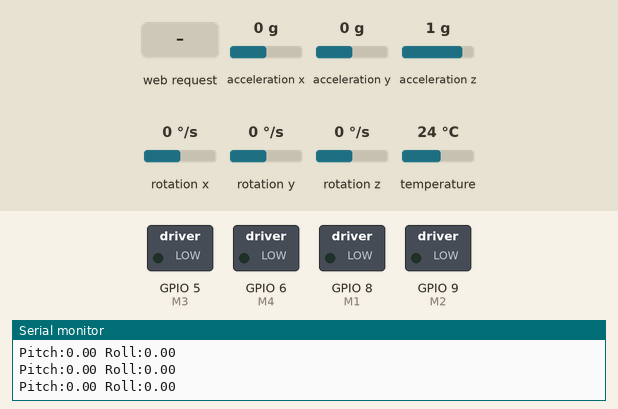
A sketch run on a simulated ESP32-S3. Parts: switched loads named in the sketch (green lamp = pin HIGH), the last lines printed to the serial monitor. The inputs (shaded band) are chosen by the test bench; at power-on: acceleration x 0 g, acceleration y 0 g, rotation y 0 °/s, acceleration z 1 g, rotation x 0 °/s, rotation z 0 °/s, temperature 24 °C.

Above: at 6.8 s.
6.9 s: HTTP request GET /toggle?val=m1 received
At 9.6 s:
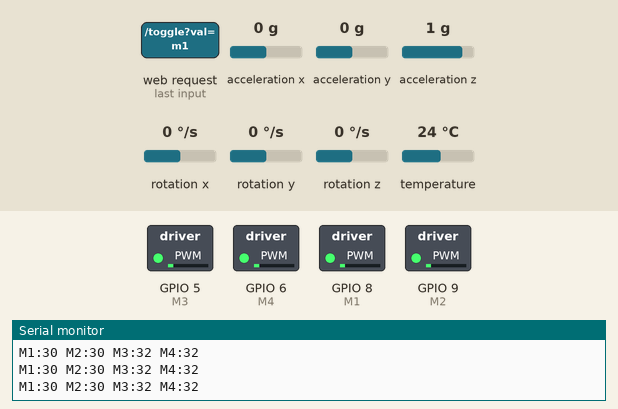
9.9 s: acceleration x set to 0.2 g
At 10.05 s:
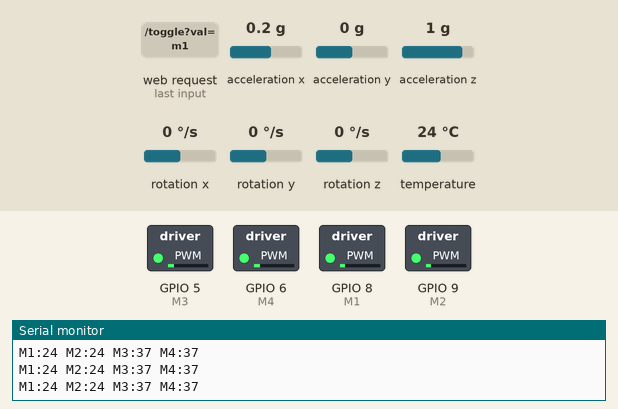
11.9 s: acceleration y set to -0.8 g
At 12.9 s:
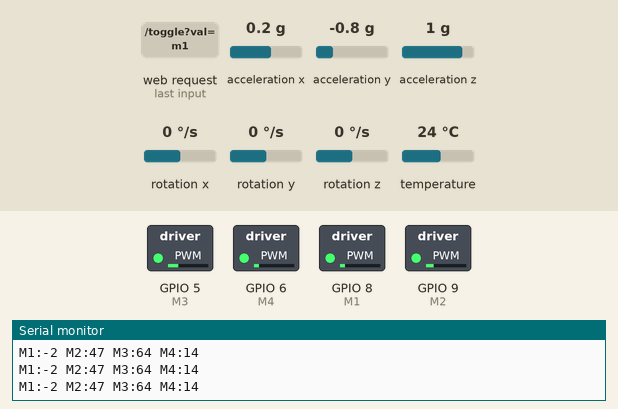
14.1 s: rotation y set to 100 °/s
At 14.25 s:
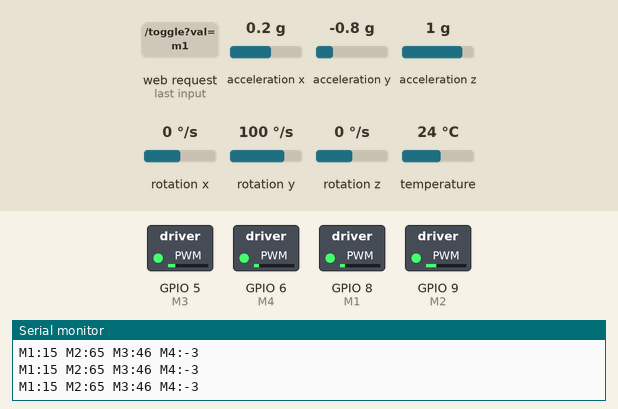
17.1 s: acceleration z set to -0.8 g
At 18.0 s:
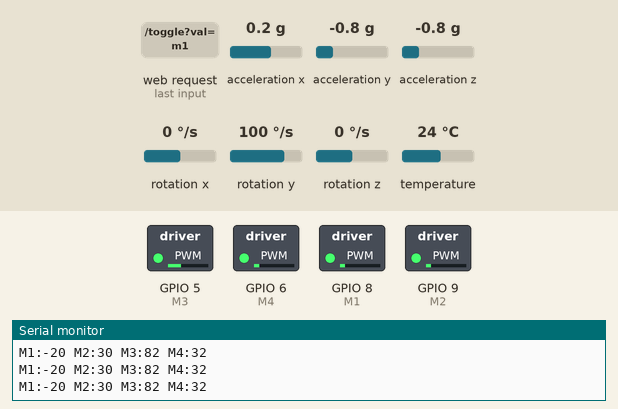
18.6 s: HTTP request GET /throttle?val=120&motor=120 received
At 19.3 s:
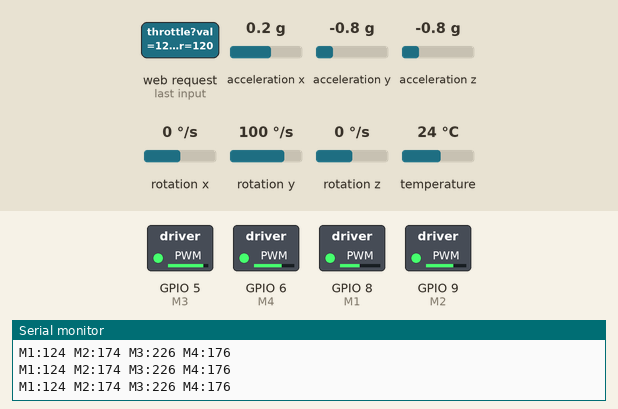
Timing chart, 0 to 21.1 s (numbered marks = the images above; inputs shaded):
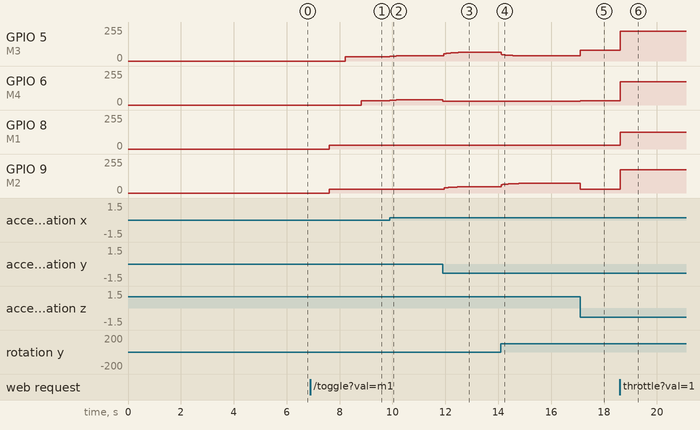

Measured:
- after the input at 6.9 s, GPIO 5 (M3): 0/255 → 32/255 after 1.3 s; GPIO 6 (M4): 0/255 → 32/255 after 1.9 s; GPIO 8 (M1), GPIO 9 (M2): 0/255 → 30/255 after 0.71 s
- after the input at 9.9 s, GPIO 5 (M3), GPIO 6 (M4): 32/255 → 36/255 at once, → 37/255 0.08 s later, → 38/255 0.16 s later, → 39/255 0.27 s later
- after the input at 11.9 s, GPIO 5 (M3): moves from 39/255 to 64/255 over 0.55 s, starting at once; GPIO 6 (M4): 39/255 → 30/255 at once; GPIO 9 (M2): moves from 30/255 to 47/255 over 0.67 s, starting after 0.05 s
- after the input at 14.1 s, GPIO 5 (M3): moves from 64/255 to 38/255 over 0.95 s, starting at once; GPIO 9 (M2): moves from 47/255 to 73/255 over 0.95 s, starting at once
- after the input at 17.1 s, GPIO 5 (M3): 38/255 → 82/255 at once; GPIO 6 (M4): 30/255 → 32/255 at once; GPIO 9 (M2): 73/255 → 30/255 at once
- after the input at 18.6 s, GPIO 5 (M3): 82/255 → 225/255 at once; GPIO 6 (M4): 32/255 → 175/255 at once; GPIO 8 (M1): 30/255 → 124/255 at once; GPIO 9 (M2): 30/255 → 173/255 at once

The sketch:

main.ino
```cpp
#include <Arduino.h>
#include <WiFi.h>
#include <WebServer.h>
#include <Update.h>
#include <Wire.h>
#include <Adafruit_MPU6050.h>
#include <Adafruit_Sensor.h>

// ===== WIFI =====
const char* ssid = "ESP_DRONE";
const char* password = "12345678";

WebServer server(80);

// ===== MPU =====
Adafruit_MPU6050 mpu;

// ===== ANGLES =====
float pitch = 0;
float roll = 0;

float pitch_offset = 0;
float roll_offset = 0;

// ===== GYRO OFFSET =====
float gx_offset = 0;
float gy_offset = 0;

// ===== TIME =====
unsigned long prevTime = 0;

// ===== FILTER =====
float alpha = 0.98;

// ===== PID =====
float Kp = 0.7;
float Kd = 0.15;

float pitch_last_error = 0;
float roll_last_error = 0;

// ===== CONTROL =====
bool motorsOn = false;

int throttlePercent = 0;

int idleSpeed = 30;
int maxLimit = 120;

// ===== PID DELAY =====
bool stabilizeReady = false;
unsigned long armTime = 0;

// ===== SEQUENTIAL START =====
int startStage = 0;

unsigned long lastStageTime = 0;

int stageDelay = 600;

// ===== GYRO SAFETY =====
bool gyroReady = false;

unsigned long gyroCheckStart = 0;

// ===== MOTOR PINS =====
int M1 = 8;
int M2 = 9;
int M3 = 5;
int M4 = 6;

// ===== MOTOR TRIM =====
int trimM1 = 0;
int trimM2 = 0;
int trimM3 = 2;
int trimM4 = 2;

// ===== WEB PAGE =====
String page = R"====(
<!DOCTYPE html>
<html>
<body style="text-align:center;font-family:sans-serif;">

<h2>Drone Control</h2>

<button onclick="fetch('/toggle')">
ARM / DISARM
</button>

<br><br>

<input type="range"
min="0"
max="100"
value="0"
oninput="setThrottle(this.value)">

<p>
Throttle:
<span id="throttleVal">0</span>%
</p>

<hr>

<h3>Motor Trim</h3>

<p>M1 Trim</p>
<input type="range" min="-20" max="20" value="0"
oninput="setTrim('m1',this.value)">
<span id="m1v">0</span>

<p>M2 Trim</p>
<input type="range" min="-20" max="20" value="0"
oninput="setTrim('m2',this.value)">
<span id="m2v">0</span>

<p>M3 Trim</p>
<input type="range" min="-20" max="20" value="2"
oninput="setTrim('m3',this.value)">
<span id="m3v">2</span>

<p>M4 Trim</p>
<input type="range" min="-20" max="20" value="2"
oninput="setTrim('m4',this.value)">
<span id="m4v">2</span>

<script>

function setThrottle(v){
  document.getElementById('throttleVal').innerText = v;
  fetch('/throttle?val=' + v);
}

function setTrim(motor,val){

  document.getElementById(motor + 'v').innerText = val;

  fetch('/trim?motor=' + motor + '&val=' + val);
}

</script>

<hr>

<h3>OTA Update</h3>

<form method='POST'
action='/update'
enctype='multipart/form-data'>

<input type='file' name='update'>
<input type='submit' value='Upload'>

</form>

</body>
</html>
)====";

// ===== WEB =====
void handleRoot() {
  server.send(200, "text/html", page);
}

void toggle() {

  motorsOn = !motorsOn;

  if (motorsOn) {

    startStage = 1;

    lastStageTime = millis();

    armTime = millis();

    stabilizeReady = false;

    Serial.println("ARMED");

  } else {

    startStage = 0;

    ledcWrite(M1, 0);
    ledcWrite(M2, 0);
    ledcWrite(M3, 0);
    ledcWrite(M4, 0);

    Serial.println("DISARMED");
  }

  server.send(
    200,
    "text/plain",
    motorsOn ? "ARMED" : "DISARMED"
  );
}

void setThrottle() {

  if (server.hasArg("val")) {

    throttlePercent =
      server.arg("val").toInt();
  }

  server.send(200, "text/plain", "OK");
}

// ===== OTA =====
void handleUpdate() {

  server.send(
    200,
    "text/plain",
    Update.hasError() ? "FAIL" : "SUCCESS"
  );

  delay(1000);

  ESP.restart();
}

void handleUpload() {

  HTTPUpload& upload = server.upload();

  if (upload.status == UPLOAD_FILE_START) {

    Update.begin(UPDATE_SIZE_UNKNOWN);

  } else if (upload.status ==
             UPLOAD_FILE_WRITE) {

    Update.write(
      upload.buf,
      upload.currentSize
    );

  } else if (upload.status ==
             UPLOAD_FILE_END) {

    Update.end(true);
  }
}

void setTrim() {

  String motor = server.arg("motor");
  int val = server.arg("val").toInt();

  if (motor == "m1") trimM1 = val;
  if (motor == "m2") trimM2 = val;
  if (motor == "m3") trimM3 = val;
  if (motor == "m4") trimM4 = val;

  Serial.print("TRIMS => ");
  Serial.print(trimM1);
  Serial.print(", ");
  Serial.print(trimM2);
  Serial.print(", ");
  Serial.print(trimM3);
  Serial.print(", ");
  Serial.println(trimM4);

  server.send(200, "text/plain", "OK");
}

// ===== SETUP =====
void setup() {

  Serial.begin(115200);

  // ===== WIFI =====
  WiFi.mode(WIFI_AP);

  WiFi.softAP(ssid, password);

  Serial.println(WiFi.softAPIP());

  server.on("/", handleRoot);

  server.on("/toggle", toggle);

  server.on("/throttle", setThrottle);

  server.on("/trim", setTrim);

  server.on(
    "/update",
    HTTP_POST,
    handleUpdate,
    handleUpload
  );

  server.begin();

  // ===== I2C =====
  Wire.begin(D3, D2);

  // ===== MPU =====
  if (!mpu.begin(0x68, &Wire)) {

    Serial.println("MPU FAIL");


  }

  Serial.println("MPU OK");

  delay(2000);

  // ===== GYRO CAL =====
  Serial.println("Keep drone flat");

  for (int i = 0; i < 500; i++) {

    sensors_event_t a, g, t;

    mpu.getEvent(&a, &g, &t);

    gx_offset += g.gyro.x;
    gy_offset += g.gyro.y;

    delay(5);
  }

  gx_offset /= 500.0;
  gy_offset /= 500.0;

  Serial.println("Gyro calibrated");

  // ===== INITIAL ANGLE =====
  sensors_event_t a, g, t;

  mpu.getEvent(&a, &g, &t);

  pitch = atan2(
            a.acceleration.y,
            sqrt(
              a.acceleration.x *
              a.acceleration.x +

              a.acceleration.z *
              a.acceleration.z
            )
          ) * 180 / PI;

  roll = atan2(
           -a.acceleration.x,
           a.acceleration.z
         ) * 180 / PI;

  pitch = 0;
  roll = 0;

  // ===== PWM =====
  ledcAttach(M1, 20000, 8);
  ledcAttach(M2, 20000, 8);
  ledcAttach(M3, 20000, 8);
  ledcAttach(M4, 20000, 8);

  prevTime = millis();

  gyroCheckStart = millis();

  Serial.println("Setup complete");
}

// ===== LOOP =====
void loop() {

  server.handleClient();

  // ===== MPU READ =====
  sensors_event_t a, g, t;

  mpu.getEvent(&a, &g, &t);

  // ===== TIME =====
  unsigned long now = millis();

  float dt =
    (now - prevTime) / 1000.0;

  prevTime = now;

  if (dt <= 0 || dt > 0.1) {
    dt = 0.01;
  }

  // ===== GYRO =====
  float gx =
    g.gyro.x - gx_offset;

  float gy =
    g.gyro.y - gy_offset;

  float gx_deg =
    gx * 180 / PI;

  float gy_deg =
    gy * 180 / PI;

  // ===== ACCEL =====
  float ax =
    a.acceleration.x;

  float ay =
    a.acceleration.y;

  float az =
    a.acceleration.z;

  // ===== ANGLES =====
  float pitchAcc = atan2(
                     ay,
                     sqrt(
                       ax * ax +
                       az * az
                     )
                   ) * 180 / PI;

  float rollAcc = atan2(
                    -ax,
                    az
                  ) * 180 / PI;

  // ===== FILTER =====
  pitch =
    alpha *
    (pitch + gx_deg * dt)
    +
    (1 - alpha) * pitchAcc;

  roll =
    alpha *
    (roll + gy_deg * dt)
    +
    (1 - alpha) * rollAcc;

  // ===== OFFSET =====


  // ===== DEBUG =====
  static unsigned long lastPrint = 0;

  if (millis() - lastPrint > 200) {

    lastPrint = millis();

    Serial.print("Pitch:");
    Serial.print(pitch);

    Serial.print(" Roll:");
    Serial.println(roll);
  }

  // ===== GYRO CHECK =====
  if (!gyroReady) {

    if (abs(pitch) < 5 &&
        abs(roll) < 5) {

      if (millis() -
          gyroCheckStart > 2000) {

        gyroReady = true;

        Serial.println("GYRO OK");
      }

    } else {

      gyroCheckStart = millis();
    }

    ledcWrite(M1, 0);
    ledcWrite(M2, 0);
    ledcWrite(M3, 0);
    ledcWrite(M4, 0);

    return;
  }

  // ===== DISARM =====
  if (!motorsOn) {

    ledcWrite(M1, 0);
    ledcWrite(M2, 0);
    ledcWrite(M3, 0);
    ledcWrite(M4, 0);

    return;
  }

  // ===== SEQUENTIAL START =====
  if (millis() -
      lastStageTime > stageDelay &&
      startStage < 4) {

    startStage++;

    lastStageTime = millis();
  }

  // ===== THROTTLE =====
  int throttleSpeed =
    map(
      throttlePercent,
      0,
      100,
      0,
      maxLimit
    );

  int baseThrottle =
    idleSpeed +
    throttleSpeed;

  // ===== PID DELAY =====
  if (!stabilizeReady &&
      millis() - armTime > 2000) {

    stabilizeReady = true;

    Serial.println("PID ENABLED");
  }

  float pitch_output = 0;
  float roll_output = 0;

  // ===== PID =====
  if (stabilizeReady) {

    float pitch_error =
      -pitch;

    float roll_error =
      -roll;

    float pitch_derivative =
      (pitch_error -
       pitch_last_error) / dt;

    float roll_derivative =
      (roll_error -
       roll_last_error) / dt;

    pitch_output =
      Kp * pitch_error +
      Kd * pitch_derivative;

    roll_output =
      Kp * roll_error +
      Kd * roll_derivative;

    pitch_output = constrain(pitch_output, -25, 25);
roll_output  = constrain(roll_output, -25, 25);

    pitch_last_error =
      pitch_error;

    roll_last_error =
      roll_error;
  }

  // ===== MIXING =====

int m1 =
  baseThrottle
  - pitch_output
  - roll_output;

int m2 =
  baseThrottle
  + pitch_output
  - roll_output;

int m3 =
  baseThrottle
  + pitch_output
  + roll_output;

int m4 =
  baseThrottle
  - pitch_output
  + roll_output;

m1 += trimM1;
m2 += trimM2;
m3 += trimM3;
m4 += trimM4;

Serial.print("M1:");
Serial.print(m1);

Serial.print(" M2:");
Serial.print(m2);

Serial.print(" M3:");
Serial.print(m3);

Serial.print(" M4:");
Serial.println(m4);

  // ===== LIMIT =====
  m1 = constrain(m1, idleSpeed, 255);
m2 = constrain(m2, idleSpeed, 255);
m3 = constrain(m3, idleSpeed, 255);
m4 = constrain(m4, idleSpeed, 255);

  // ===== SEQUENTIAL =====
  int s1 =
    (startStage >= 1)
    ? m1 : 0;

  int s2 =
    (startStage >= 2)
    ? m2 : 0;

  int s3 =
    (startStage >= 3)
    ? m3 : 0;

  int s4 =
    (startStage >= 4)
    ? m4 : 0;

  // ===== OUTPUT =====
  ledcWrite(M1, s1);
  ledcWrite(M2, s2);
  ledcWrite(M3, s3);
  ledcWrite(M4, s4);

  delay(5);
}
```
